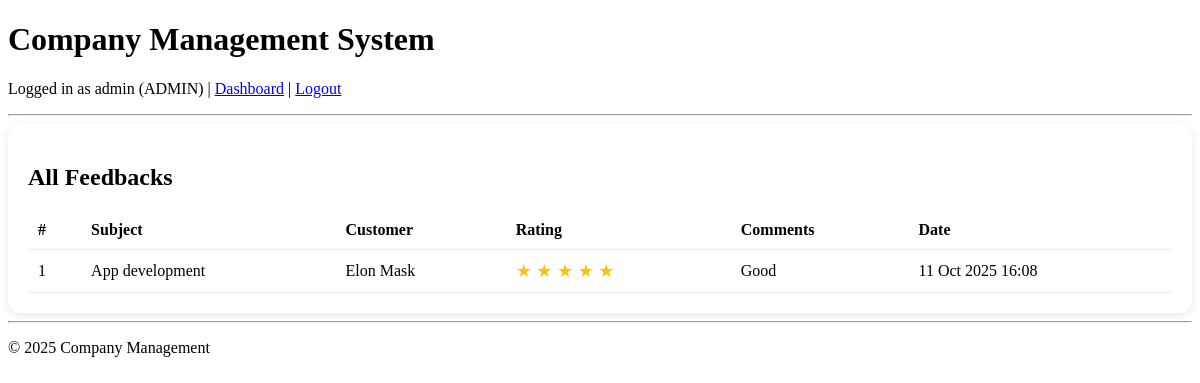
Screenshot of /customers/feedbacks/ (signed in) with the database file from the repository.
### users/models.py (models this page shows, shortened)
class CustomUser(AbstractUser):
    ROLE_ADMIN = 'ADMIN'
    ROLE_MANAGER = 'MANAGER'
    ROLE_EMPLOYEE = 'EMPLOYEE'
    ROLE_CUSTOMER = 'CUSTOMER'
    ROLE_CHOICES = (
        (ROLE_ADMIN, 'Admin/HR'),
        (ROLE_MANAGER, 'Manager'),
        (ROLE_EMPLOYEE, 'Employee'),
        (ROLE_CUSTOMER,'Customer')
    )
    name=models.CharField(max_length=500,null=False)
    role = models.CharField(max_length=20, choices=ROLE_CHOICES, default=ROLE_EMPLOYEE)
    phone = models.CharField(max_length=15, blank=True, null=True)
    groups = models.ManyToManyField(
        'auth.Group',
        related_name='customuser_set',  # different from auth.User.user_set
        blank=True,
        help_text='The groups this user belongs to.'
    )
    user_permissions = models.ManyToManyField(
        'auth.Permission',
        related_name='customuser_set',  # different from auth.Permission.user_set
        blank=True,
        help_text='Specific permissions for this user.'
    )

### customers/models.py (models this page shows, shortened)
class TicketFeedback(models.Model):
    ticket = models.OneToOneField(Ticket, on_delete=models.CASCADE, related_name='feedback')
    rating = models.IntegerField(choices=[(i, i) for i in range(1, 6)])
    comment = models.TextField(blank=True)
    created_at = models.DateTimeField(auto_now_add=True)

class Ticket(models.Model):
    customer = models.ForeignKey(Customer, on_delete=models.CASCADE, related_name='tickets')
    subject = models.CharField(max_length=200)
    description = models.TextField()
    status = models.CharField(max_length=20, choices=STATUS_CHOICES, default='PENDING')
    created_at = models.DateTimeField(auto_now_add=True)
    updated_at = models.DateTimeField(auto_now=True)

class Customer(models.Model):
    user = models.OneToOneField(settings.AUTH_USER_MODEL, on_delete=models.CASCADE)
    phone = models.CharField(max_length=15, blank=True)

### customers/views.py (the view)
# urls.py: path('feedbacks/', views.feedback_list, name='feedback_list'),
@login_required
def feedback_list(request):
    if request.user.role == 'ADMIN':
        feedbacks = TicketFeedback.objects.select_related('ticket').all().order_by('-created_at')
    elif request.user.role == 'MANAGER':
        feedbacks = TicketFeedback.objects.filter(
            ticket__department=request.user.employeeprofile.department
        ).select_related('ticket').order_by('-created_at')
    elif request.user.role == 'CUSTOMER':
        feedbacks = TicketFeedback.objects.filter(
            ticket__customer=request.user.customer
        ).select_related('ticket').order_by('-created_at')
    else:
        feedbacks = TicketFeedback.objects.none()
    return render(request, 'customer/feedback_list.html', {'feedbacks': feedbacks})

### customers/templates/customer/feedback_list.html (shortened to what this page needs)
{% extends 'base.html' %}
{% load static %}
{% block content %}
<div class="feedback-container">
    <h2>All Feedbacks</h2>
    {% if feedbacks %}
        <table class="feedback-table">
            <thead>
                <tr>
                    <th>#</th>
                    <th>Subject</th>
                    <th>Customer</th>
                    <th>Rating</th>
                    <th>Comments</th>
                    <th>Date</th>
                </tr>
            </thead>
            <tbody>
                {% for fb in feedbacks %}
                <tr>
                    <td>{{ forloop.counter }}</td>
                    <td>{{ fb.ticket.subject }}</td>
                    <td>{{ fb.ticket.customer.user.name }}</td>
                    <td>
                        <span class="stars">
                            {% for i in "12345" %}
                                {% if forloop.counter <= fb.rating %}
                                    ★
                                {% else %}
                                    ☆
                                {% endif %}
                            {% endfor %}
                        </span>
                    </td>
                    <td>{{ fb.comment|default:"—" }}</td>
                    <td>{{ fb.created_at|date:"d M Y H:i" }}</td>
                </tr>
                {% endfor %}
            </tbody>
        </table>
    {% else %}
        <p>No feedbacks available.</p>
    {% endif %}
</div>
{% endblock %}

### tasks/templates/base.html (shortened to what this page needs)
<!DOCTYPE html>
<html lang="en">
<head>
</head>
<body>
    <header>
        <h1>Company Management System</h1>
        {% if user.is_authenticated %}
            <p>Logged in as {{ user.username }} ({{ user.role }}) |
                <a href="{% url 'dashboard' %}">Dashboard</a> |
                <a href="{% url 'logout' %}">Logout</a>
            </p>
        {% else %}
            <a href="{% url 'login' %}">Login</a>
        {% endif %}
        <hr>
    </header>
    <main>
        {% block content %}
        {% endblock %}
    </main>
    <footer>
        <hr>
        <p>&copy; 2025 Company Management</p>
    </footer>
</body>
</html>

### customers/templates/customer/feedback_list.html (style rules this page uses)
.feedback-container { padding: 20px; background: #fff; border-radius: 12px; box-shadow: 0 2px 8px rgba(0,0,0,0.1); }
.feedback-table { width: 100%; border-collapse: collapse; margin-top: 15px; }
.feedback-table th, .feedback-table td { padding: 10px; border-bottom: 1px solid #eaeaea; text-align: left; }
.feedback-table th { font-weight: 600; }
.stars { color: #ffc107; font-size: 18px; }

### rows the page displays
CustomUser: username "admin", role "ADMIN"
TicketFeedback: ticket.subject "App development", ticket.customer.user.name "Elon Mask", rating 5 (drawn), comment "Good", created_at "11 Oct 2025 16:08"
